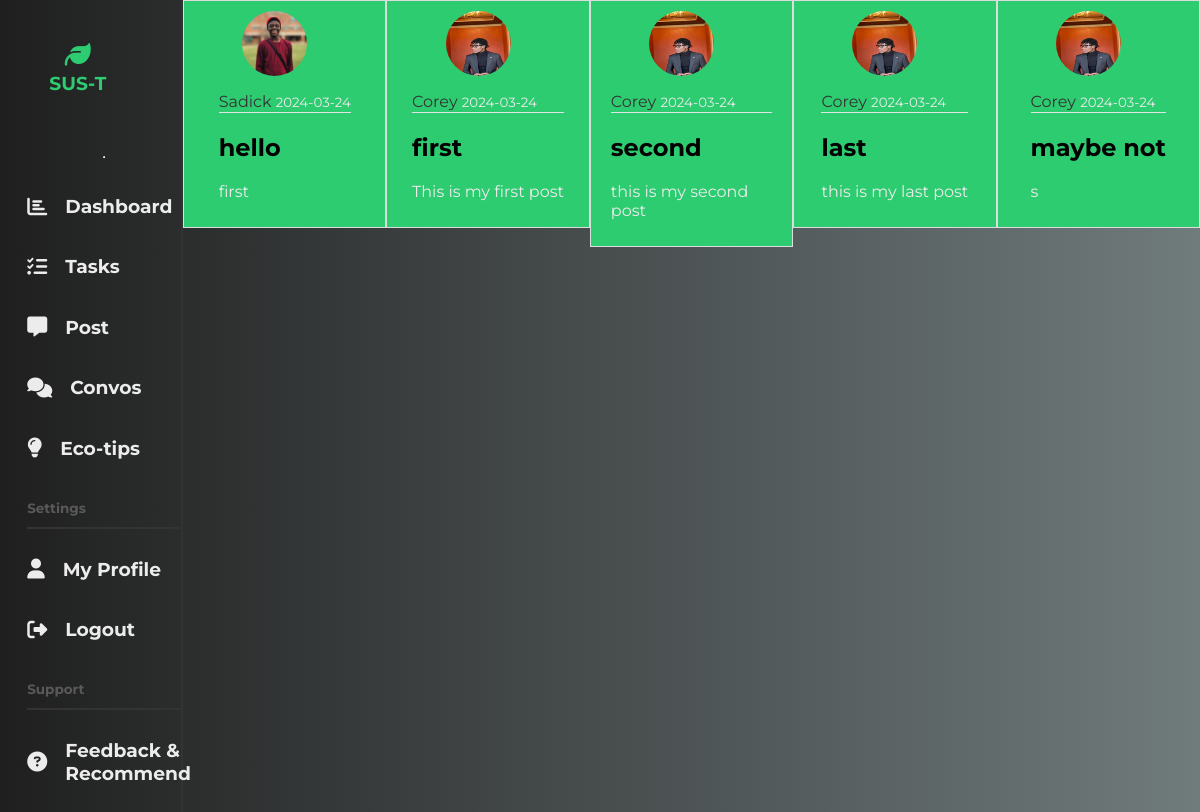
Screenshot of /convo with the database file from the repository.
### flaskapp/models.py (models this page shows, shortened)
class Post(db.Model):
    id = db.Column(db.Integer, primary_key=True)
    title = db.Column(db.String(100), nullable=False)
    date_posted = db.Column(db.DateTime, nullable=False, default=datetime.utcnow)
    content = db.Column(db.Text, nullable=False)
    user_id = db.Column(db.Integer, db.ForeignKey('user.id'), nullable=False)

class User(db.Model, UserMixin):
    id = db.Column(db.Integer, primary_key=True)
    username = db.Column(db.String(20), unique=True, nullable=False)
    email = db.Column(db.String(120), unique=True, nullable=False)
    image_file = db.Column(db.String(20), nullable=False,
                           default='default.jpg')
    password = db.Column(db.String(60), nullable=False)
    tasks = db.relationship('Task', backref='creator', lazy=True)
    posts = db.relationship('Post', backref='author', lazy=True)

### flaskapp/routes.py (the view)
@app.route("/convo")
def convo():
    posts = Post.query.all()
    return render_template('convo.html', posts=posts)

### flaskapp/Templates/convo.html (shortened to what this page needs)
{% extends "layout.html" %}
{% block mainheader %}
{% for post in posts %}
        <article class="media content-section">
          <div class="rounded-image">
            <img class="article-img" src="{{ url_for('static', filename='images/' + post.author.image_file) }}">
          </div>
          <div class="media-body">
            <div class="article-metadata">
              <a class="mr-2" href="#">{{ post.author.username }}</a>
              <small class="text-muted">{{ post.date_posted.strftime('%Y-%m-%d') }}</small>
            </div>
            <h2><a class="article-title" href="{{ url_for('post', post_id=post.id) }}">{{ post.title }}</a></h2>
            <p class="article-content">{{ post.content }}</p>
          </div>
        </article>
    {% endfor %}
{% endblock mainheader %}

### flaskapp/static/styles/profile.css (style rules this page uses)
* { font-family: "Montserrat", sans-serif; }
body { margin: 0; padding: 0; color: #ececec; background: #1f1f1f; }
main a { text-decoration: none; width: 70%; margin: 0; padding: 0; color: #333; }

### flaskapp/static/styles/dashboard.css (style rules this page uses)
* { font-family: "Montserrat", sans-serif; }
body { margin: 0; padding: 0; color: #ececec; background: #1f1f1f; }

### flaskapp/static/styles/convo.css (style rules this page uses)
body { background: #2ECC71; color: black; margin-top: 5rem; }
.content-section { background: #2ECC71; padding: 10px 20px; border: 1px solid #dddddd; width: 25%; height: 100%; display: flex; flex-direction: column; align-items: center; justify-content: space-evenly; }
.article-title { color: black; }
.article-content { white-space: pre-line; }
.article-img { height: 65px; width: 65px; border-radius: 50%; margin-right: 16px; }
.article-metadata { padding-bottom: 1px; margin-bottom: 4px; border-bottom: 1px solid #e3e3e3 }
.rounded-image { height: 65px; width: 65px; margin-right: 20px; margin-bottom: 16px; }

### flaskapp/static/styles/tasks.css (style rules this page uses)
* { font-family: "Montserrat", sans-serif; }
body { margin: 0; padding: 0; color: #ececec; background: linear-gradient(to left, #707B7C , #1f1f1f ); }

### rows the page displays
Post: image_file (picture), author.username "Sadick", date_posted "2024-03-24", title "hello", content "first"
Post: image_file (picture), author.username "Corey", date_posted "2024-03-24", title "first", content "This is my first post"
Post: image_file (picture), author.username "Corey", date_posted "2024-03-24", title "second", content "this is my second post"
Post: image_file (picture), author.username "Corey", date_posted "2024-03-24", title "last", content "this is my last post"
Post: image_file (picture), author.username "Corey", date_posted "2024-03-24", title "maybe not", content "s"
